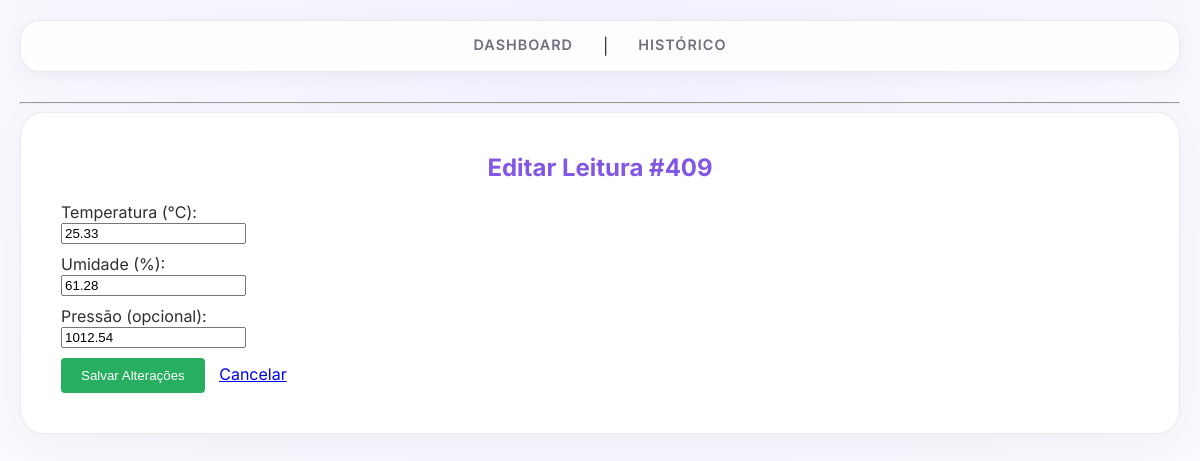
/leituras/409, run on the app's committed database.
### tables this page shows
CREATE TABLE leituras (
    id INTEGER PRIMARY KEY AUTOINCREMENT,
    temperatura REAL NOT NULL,
    umidade REAL NOT NULL,
    pressao REAL,
    localizacao TEXT DEFAULT 'Lab',
    timestamp DATETIME DEFAULT (datetime('now', 'localtime'))
);

### app.py (the view)
@app.route('/leituras/<int:id>', methods=['GET'])
def detalhe(id):
    leitura = database.buscar_leitura(id)
    if not leitura: return "Não encontrado", 404
    return render_template('editar.html', leitura=leitura)

### database.py (called while the page is built)
def get_db_connection():
    conn = sqlite3.connect(DATABASE, timeout=10) # [cite: 130]
    conn.execute('PRAGMA journal_mode=WAL')      # [cite: 131]
    conn.execute('PRAGMA busy_timeout=5000')     # [cite: 132]
    conn.row_factory = sqlite3.Row               # [cite: 133]
    return conn

def buscar_leitura(id):
    conn = get_db_connection()
    leitura = conn.execute('SELECT * FROM leituras WHERE id = ?', (id,)).fetchone()
    conn.close()
    return leitura

### templates/editar.html
{% extends 'base.html' %}
{% block content %}
<h2>Editar Leitura #{{ leitura.id }}</h2>
<form action="/leituras/{{ leitura.id }}" method="POST">
    <div style="margin-bottom: 10px;">
        <label>Temperatura (°C):</label><br>
        <input type="number" step="0.1" name="temperatura" value="{{ leitura.temperatura }}" required>
    </div>
    <div style="margin-bottom: 10px;">
        <label>Umidade (%):</label><br>
        <input type="number" step="0.1" name="umidade" value="{{ leitura.umidade }}" required>
    </div>
    <div style="margin-bottom: 10px;">
        <label>Pressão (opcional):</label><br>
        <input type="number" step="0.01" name="pressao" value="{{ leitura.pressao }}">
    </div>
    <button type="submit" style="background: #27ae60; color: white; border: none; padding: 10px 20px; cursor: pointer; border-radius: 4px;">
        Salvar Alterações
    </button>
    <a href="/leituras" style="margin-left: 10px;">Cancelar</a>
</form>
{% endblock %}

### static/css/style.css (style rules this page uses)
:root { --primary-purple: #8257e5; --secondary-purple: #6c5ce7; --bg-light: #fdfdfd; --card-bg: #ffffff; --text-main: #2e2e33; --text-support: #70707c; --border-soft: rgba(0, 0, 0, 0.08); }
body { font-family: 'Inter', sans-serif; background-color: var(--bg-light); color: var(--text-main); margin: 0; padding: 20px; background-image: radial-gradient(circle at 50% 0%, #f3f0ff 0%, #fdfdfd 100%); min-height: 100vh; }
h2 { font-weight: 700; color: var(--primary-purple); margin-top: 0; text-align: center; }

### data on the page
leituras: id "409", temperatura "25.33", umidade "61.28", pressao "1012.54"
